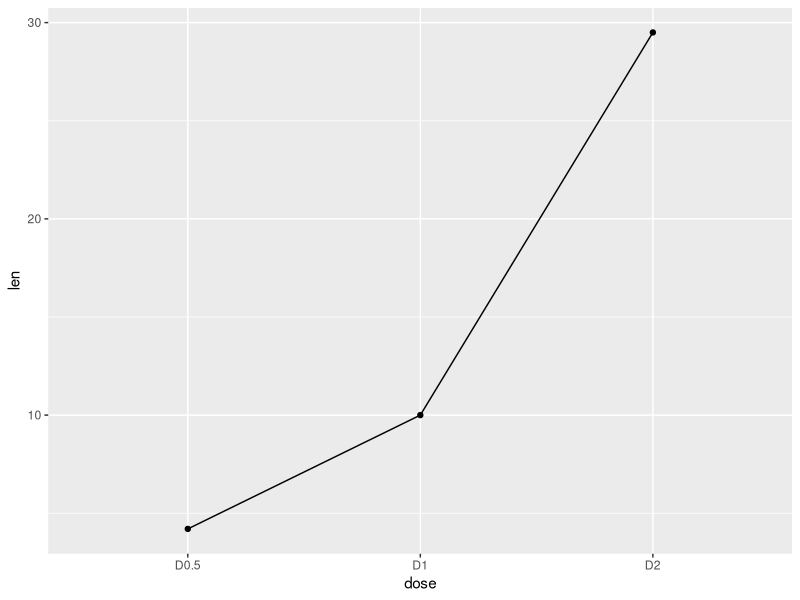
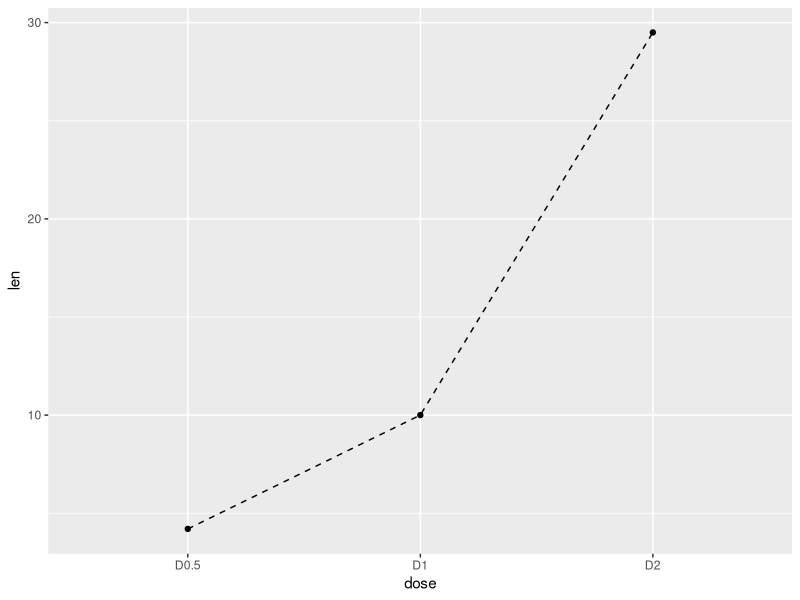
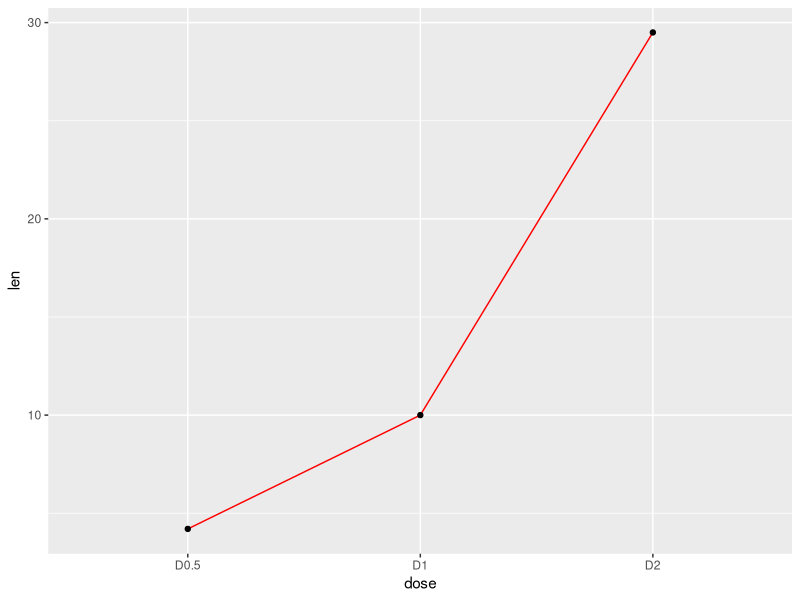

Recreate these plots in R, in order.
## ---- chunk 1
#install.packages("ggplot2")
library(ggplot2)
df <- data.frame(c("D0.5", "D1", "D2"), c(4.2, 10, 29.5))
names(df) <- c("dose", "len")
head(df)

#Basic line plot with points
ggplot(data=df, aes(x=dose, y=len, group=1)) + geom_line() + geom_point()

#change the line type
ggplot(data=df, aes(x=dose, y=len, group=1)) + geom_line(linetype = "dashed") + geom_point()

#change the color
ggplot(data=df, aes(x=dose, y=len, group=1)) + geom_line(color = "red") + geom_point()
